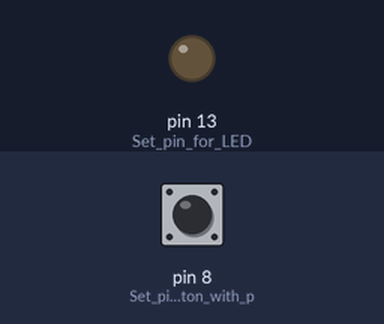
This sketch was run on a simulated Arduino Uno, built with avr-gcc and run on an emulated ATmega328P. Shown: output pins drawn as LEDs (lit = HIGH). The inputs (shaded band) are chosen by the test bench; at power-on: pin 8 (Set_pin_for_button_with_p) HIGH.

Above: at 1.2 s.
1.3 s: pin 8 (Set_pin_for_button_with_p) pulled LOW for 0.15 s
At 2.5 s:
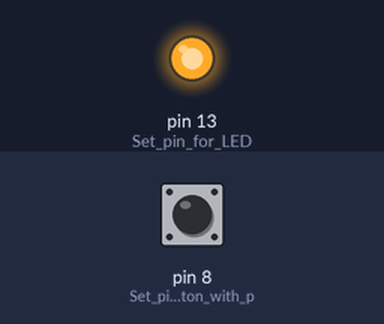
2.9 s: pin 8 (Set_pin_for_button_with_p) pulled LOW for 1 s
At 3.8 s:
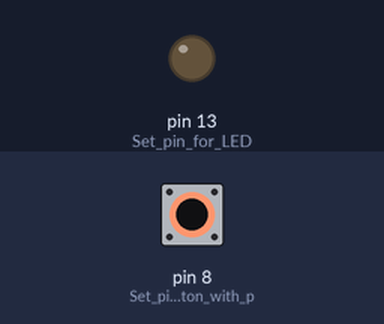
5.4 s: pin 8 (Set_pin_for_button_with_p) pulled LOW for 3.2 s
At 5.7 s:
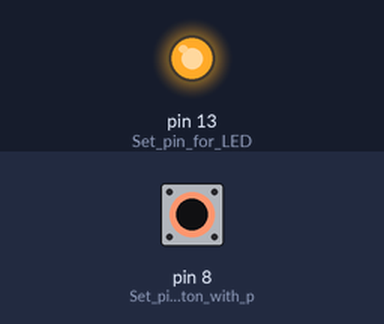
Timing chart, 0 to 8.4 s (numbered marks = the images above; inputs shaded):
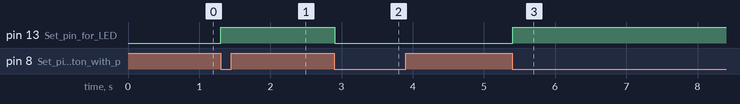

The sketch:

btnpresswithlatch.ino
```cpp
int BTN = 0;               // Current button state
int lastBTN = 0;           // Previous button state
bool LEDState = false;     // boolean to set LED either on or off depending on button press

void setup() {
  pinMode(13, OUTPUT);      // Set pin for LED
  pinMode(8, INPUT_PULLUP); // Set pin for button with pullup resistor

  Serial.begin(115200);
}

void loop() {
  BTN = !digitalRead(8); // Read button state (invert due to INPUT_PULLUP)

  // Detect button press transition (from not pressed to pressed)
  if (BTN == 1 && lastBTN == 0) {
    LEDState = !LEDState;         // Toggle LED state
    digitalWrite(13, LEDState);   // Update LED output
  }

  // Update the previous button state so the button press will do the reverse action
  lastBTN = BTN;

  delay(50);
}
```

Measured:
- after the input at 1.3 s, pin 13 (Set_pin_for_LED): LOW → HIGH at once
- after the input at 2.9 s, pin 13 (Set_pin_for_LED): HIGH → LOW at once
- after the input at 5.4 s, pin 13 (Set_pin_for_LED): LOW → HIGH at once
